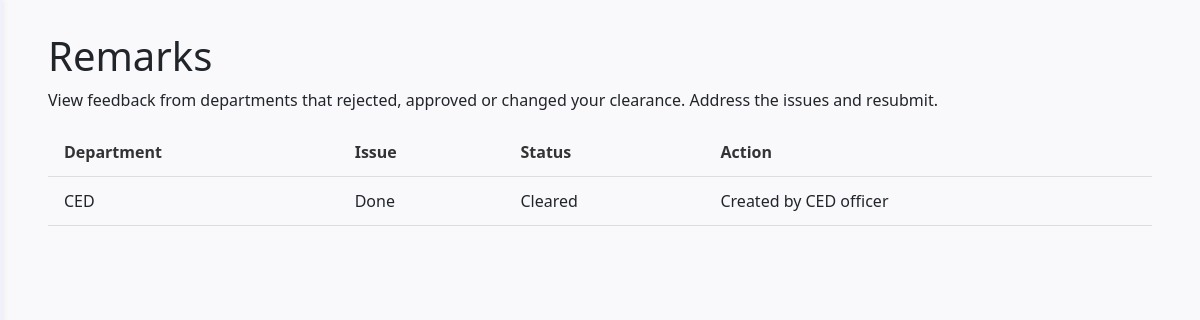
/remarks (signed in), run on the app's committed database.
### clearance.py (models this page shows)
class Remark(db.Model):
    id = db.Column(db.Integer, primary_key=True)
    student_id = db.Column(db.Integer, db.ForeignKey('user.id'), nullable=False)
    department = db.Column(db.String(100), nullable=False)
    issue = db.Column(db.String(255), nullable=False)
    status = db.Column(db.String(50), nullable=False, default='Rejected')
    action = db.Column(db.String(255), nullable=False)
    timestamp = db.Column(db.DateTime, default=datetime.datetime.utcnow)

### clearance.py (the view)
@app.route('/remarks')
@login_required
def remarks():
    remarks = Remark.query.filter_by(student_id=current_user.id).all()
    return render_template('remarks.html', remarks=remarks)

### clearance.py (called while the page is built)
@login_manager.user_loader
def load_user(user_id):
    if not user_id:
        return None
    try:
        return User.query.get(int(user_id))
    except ValueError:
        return None

### templates/remarks.html (shortened to what this page needs)
<!DOCTYPE html>
<html lang="en">
<head>
  <link href="https://cdn.jsdelivr.net/npm/bootstrap@5.3.0/dist/css/bootstrap.min.css" rel="stylesheet" />
</head>
<body>
  <aside class="sidebar">
  </aside>
  <main class="main-content">
    <h1>Remarks</h1>
    <p>View feedback from departments that rejected, approved or changed your clearance. Address the issues and resubmit.</p>
    <table>
      <thead>
        <tr>
          <th>Department</th>
          <th>Issue</th>
          <th>Status</th>
          <th>Action</th>
        </tr>
      </thead>
      <tbody>
        {% for remark in remarks %}
        <tr>
          <td>{{ remark.department }}</td>
          <td>{{ remark.issue }}</td>
          <td>{{ remark.status }}</td>
          <td>{{ remark.action }}</td>
        </tr>
        {% endfor %}
      </tbody>
    </table>
  </main>
</body>
</html>

### templates/remarks.html (style rules this page uses)
body { font-family: 'Segoe UI', Tahoma, Geneva, Verdana, sans-serif; background-color: #f9f9fb; height: 100vh; margin: 0; }
.sidebar { width: 220px; background-color: #f0f0ff; padding: 1rem; display: flex; flex-direction: column; justify-content: space-between; height: 100vh; box-shadow: 2px 0 5px rgba(0,0,0,0.05); position: fixed; left: 0; top: 0; bottom: 0; transform: translateX(-218px); transition: transform 0.3s cubic-bezier(.4,0,.2,1); z-index: 10; }
.main-content { flex: 1; padding: 2rem 3rem; overflow-y: auto; margin-left: 0; transition: margin-left 0.3s cubic-bezier(.4,0,.2,1); }
table { width: 100%; border-collapse: collapse; margin-bottom: 2rem; }
table th, table td { padding: 0.75rem 1rem; border-bottom: 1px solid #ddd; text-align: left; }
table th { font-weight: 600; color: #333; }

### data on the page
Remark: department "CED", issue "Done", status "Cleared", action "Created by CED officer"
